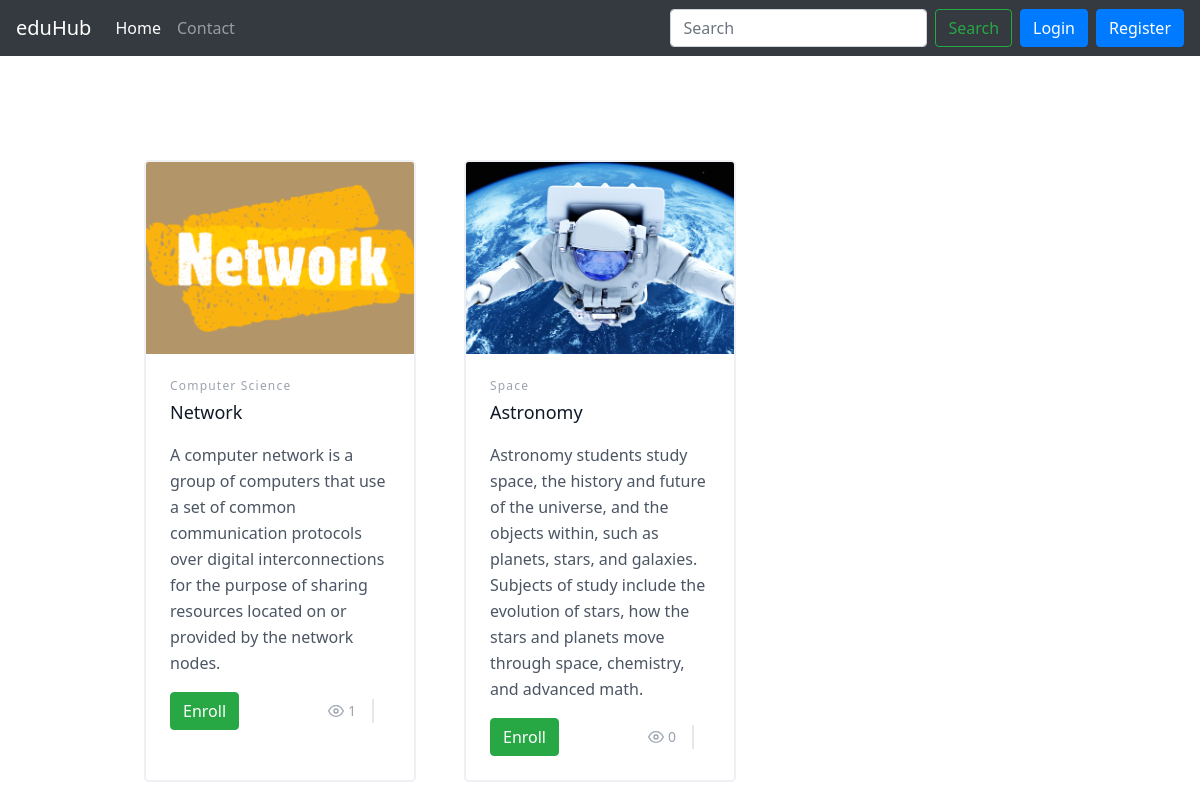
The page / on the database its author committed.
### eduHub/models.py (models this page shows, shortened)
class Course(models.Model):
    thumbnail = models.ImageField(upload_to='thumbnails')
    desc = models.TextField()
    title = models.TextField(default="")
    category = models.TextField(default="")
    posts = models.ManyToManyField(Post, blank=True)
    id = models.AutoField(primary_key=True)
    enrolled_users = models.ManyToManyField(User, blank=True, default='0')
    def enrolled_count(self):
        return self.enrolled_users.all().count()

### eduHub/views.py (the view)
# urls.py: path("", views.index, name="index"),
def index(request):
    return render(request, "index.html", {
        "Course":Course.objects.all()
    })

### eduHub/templates/index.html (shortened to what this page needs)
{% extends "layout.html" %}
{% load static %}
{% block nav-home %}
<li class="nav-item active">
    <a class="nav-link" href="/">Home <span class="sr-only">(current)</span></a>
</li>
{% endblock nav-home %}
{% block body %}
<link href="https://unpkg.com/tailwindcss@^2/dist/tailwind.min.css" rel="stylesheet">
<section class="text-gray-600 body-font">
    <div class="container px-5 py-24 mx-auto">
      <div class="flex flex-wrap -m-4">
        {% for course in Course %}
        <div class="p-4 md:w-1/3">
          <div class="h-full border-2 border-gray-200 border-opacity-60 rounded-lg overflow-hidden">
            <img class="lg:h-48 md:h-36 w-full object-cover object-center" src="{{course.thumbnail.url}}" alt="blog">
            <div class="p-6">
              <h2 class="tracking-widest text-xs title-font font-medium text-gray-400 mb-1">{{course.category}}</h2>
              <h1 class="title-font text-lg font-medium text-gray-900 mb-3">{{course.title}}</h1>
              <p class="leading-relaxed mb-3">{{course.desc}}</p>
              <div class="flex items-center flex-wrap ">
                {% if request.user in course.enrolled_users.all %}
                <a href="/viewMaterial/{{course.id}}">
                  <button type="button" class="btn btn-info">View Material</button>
                </a>
                {% else %}
                  <a onclick="return enroll('{{course.id}}')" href="/enroll/{{course.id}}">
                    <button type="button" class="btn btn-success">Enroll</button>
                  </a>
                {% endif %}
                <span class="text-gray-400 mr-3 inline-flex items-center lg:ml-auto md:ml-0 ml-auto leading-none text-sm pr-3 py-1 border-r-2 border-gray-200">
                  <svg class="w-4 h-4 mr-1" stroke="currentColor" stroke-width="2" fill="none" stroke-linecap="round" stroke-linejoin="round" viewBox="0 0 24 24">
                    <path d="M1 12s4-8 11-8 11 8 11 8-4 8-11 8-11-8-11-8z"></path>
                    <circle cx="12" cy="12" r="3"></circle>
                  </svg>{{course.enrolled_count}}
                </span>
              </div>
            </div>
          </div>
        </div>
        {% endfor %}
      </div>
    </div>
</section>
{% endblock %}

### rows shown on the page
Course: thumbnail (picture), category "Computer Science", title "Network", desc "A computer network is a group of computers that use a set of common communication protocols over digital interconnections for the purpose of sharing resources located on or provided by the network nodes.", enrolled_count "1"
Course: thumbnail (picture), category "Space", title "Astronomy", desc "Astronomy students study space, the history and future of the universe, and the objects within, such as planets, stars, and galaxies. Subjects of study include the evolution of stars, how the stars and planets move through space, chemistry, and advanced math.", enrolled_count "0"
